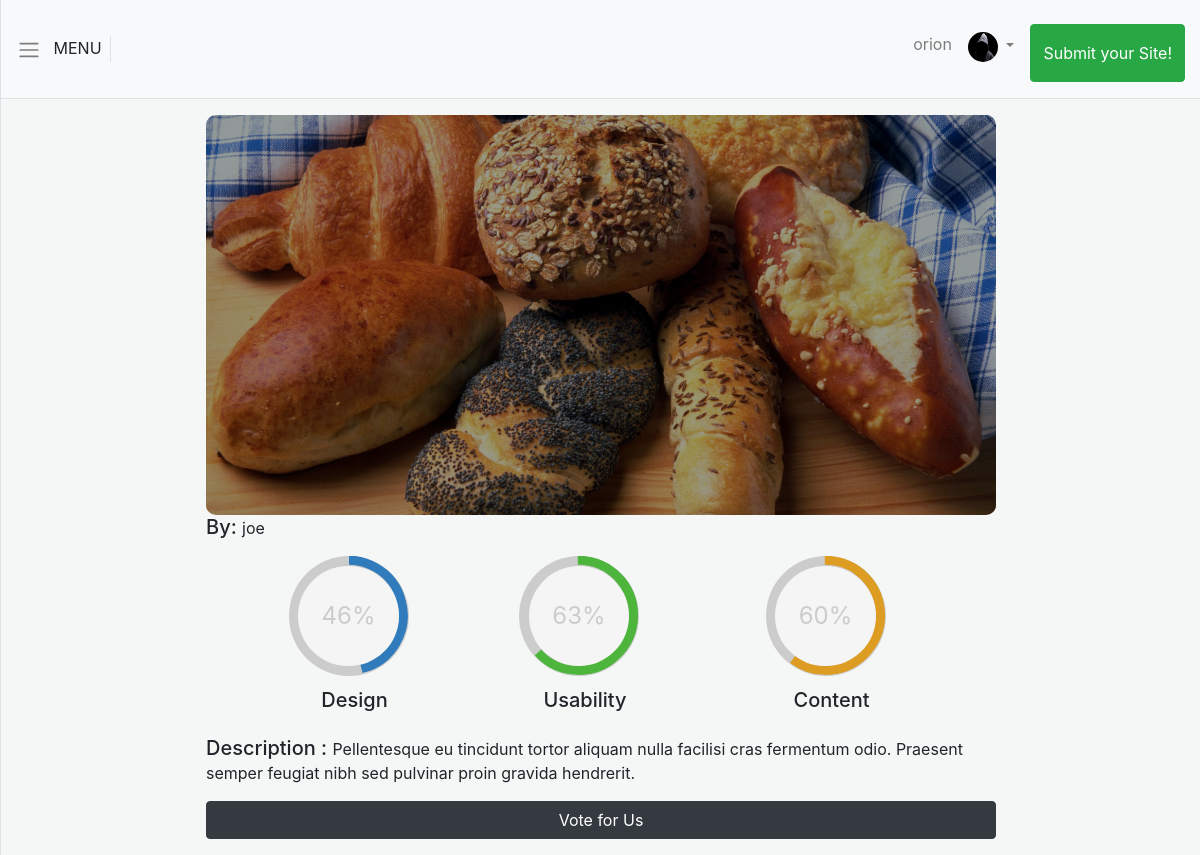
/site/2 (signed in), run on the app's committed database.
### accounts/models.py (models this page shows, shortened)
class CustomUser(AbstractUser):
    avatar = models.ImageField(upload_to='avatars', default='default_avatar.jpg')
    bio = models.CharField(max_length=500, null=True, blank=True)
    telephone = models.CharField(max_length=13, blank=True, null=True)
    def __str__(self):
        return self.username

### sites/models.py (models this page shows, shortened)
class Site(models.Model):
    cover = models.ImageField(upload_to='sites_images')
    title = models.CharField(max_length=100)
    description = models.TextField()
    tags = models.ManyToManyField(Tag)
    author = models.ForeignKey(get_user_model(), on_delete=models.CASCADE, related_name='sites')
    created_at = models.DateTimeField(auto_now_add=True, blank=True, null=True)
    link = models.URLField(blank=True, null=True)

### sites/views.py (the view)
# urls.py: path('site/<int:pk>', SiteDetailView.as_view(), name='site'),
class SiteDetailView(DetailView):
    model = Site
    template_name= 'site.html'
    def get_context_data(self, **kwargs):
        context = super().get_context_data(**kwargs)
        site = Site.objects.get(id=self.object.id)
        count = len(site.rating.all())
        if count > 0:
            content = (site.rating.all().aggregate(Sum('content')).get('content__sum'))/count * 10
            design = (site.rating.all().aggregate(Sum('design')).get('design__sum'))/count *10
            usability = (site.rating.all().aggregate(Sum('usability')).get('usability__sum'))/count *10
            context["content"] = int(content)
            context["design"] = int(design)
            context["usability"] = int(usability)
        else:
            context["content"] = 0
            context["design"] = 0
            context["usability"] = 0
        return context

### templates/site.html (shortened to what this page needs)
{% extends 'base.html'%}
{% block content %}
<div class="site_page">
    <div class="row">
        <div class="col-md-8 mx-auto my-3">
            <div class="site_jumbo" style="background-image: url({{object.cover.url}});">
                <div class="h-100 w-100 jumbo_opacity">
                </div>
            </div>
            <p><span class="h5">By: </span> {{object.author}}</p>
            <div id="ratings" class="my-3">
                <div id="design">
                    <div class="c100 p{{design}}">
                        <span>{{design}}%</span>
                    </div>
                    <h5 class="text-center">Design</h5>
                </div>
                <div id="usability" class="mx-3">
                    <div class="c100 p{{usability}} green">
                        <span>{{usability}}%</span>
                    </div>
                    <h5 class="text-center">Usability</h5>
                </div>
                <div id="content" class="mx-3">
                    <div class="c100 p{{content}} orange">
                        <span>{{content}}%</span>
                    </div>
                    <h5 class="text-center">Content</h5>
                </div>
            </div>
            <div>
                <p><span class="h5">Description : </span>{{object.description}}</p>
            </div>
            <button type="button" class="btn btn-dark btn-block" data-toggle="modal" data-target="#exampleModalCenter">
                Vote for Us
            </button>
        </div>
    </div>
</div>
{% endblock content %}

### templates/navbar.html (shortened to what this page needs)
<nav class="navbar navbar-expand-lg navbar-light bg-light border-bottom p-3 my_navbar">
    <div style="cursor: pointer; height: 100%;" id='menu-toggle' class="border-right">
        <span class="navbar-toggler-icon"></span>
        <span class="px-2">MENU</span>
    </div>
    <div class="collapse navbar-collapse" id="navbarSupportedContent">
        <ul class="navbar-nav ml-auto mt-2">
            {% if user.is_authenticated%}
            <li class="nav-item">
                <a class="nav-link" href="{%url 'profile' user.id%}">{{user.username}}</a>
            </li>
            <li class="nav-item dropdown">
                <a class="nav-link dropdown-toggle" href="#" id="navbarDropdown" role="button" data-toggle="dropdown"
                    aria-haspopup="true" aria-expanded="false">
                    <img src="{{user.avatar.url}}" alt="user.username" class="navbar_avatar">
                </a>
            </li>
            <li>
                <a class="btn btn-success btn-large h-100 py-3 ml-2" href="{% url 'add_site' %}">Submit your Site!</a>
            </li>
            {% else %}
            <li class="nav-item">
                <a class="nav-link" href="{% url 'login' %}">REGISTER/LOGIN</a>
            </li>
            {% endif %}
        </ul>
    </div>
</nav>

### static/css/simple-sidebar.css (style rules this page uses)
body { overflow-x: hidden; }

### static/css/circle.css (style rules this page uses)
.c100 { position: relative; font-size: 120px; width: 1em; height: 1em; border-radius: 50%; float: left; margin: 0 0.1em 0.1em 0; background-color: #cccccc; }
.c100 *, .c100 *:before, .c100 *:after { -webkit-box-sizing: content-box; -moz-box-sizing: content-box; box-sizing: content-box; }
.c100 > span { position: absolute; width: 100%; z-index: 1; left: 0; top: 0; width: 5em; line-height: 5em; font-size: 0.2em; color: #cccccc; display: block; text-align: center; white-space: nowrap; -webkit-transition-property: all; -moz-transition-property: all; -o-transition-property: all; transition-property: all; -webkit-transition-duration: 0.2s; -moz-transition-duration: 0.2s; -o-transition-duration: 0.2s; transition-duration: 0.2s; -webkit-transition-timing-function: ease-out; -moz-transition-timing-function: ease-out; -o-transition-timing-function: ease-out; transition-timing-function: ease-out; }
.c100:after { position: absolute; top: 0.08em; left: 0.08em; display: block; content: " "; border-radius: 50%; background-color: #f5f5f5; width: 0.84em; height: 0.84em; -webkit-transition-property: all; -moz-transition-property: all; -o-transition-property: all; transition-property: all; -webkit-transition-duration: 0.2s; -moz-transition-duration: 0.2s; -o-transition-duration: 0.2s; transition-duration: 0.2s; -webkit-transition-timing-function: ease-in; -moz-transition-timing-function: ease-in; -o-transition-timing-function: ease-in; transition-timing-function: ease-in; }

### static/css/main.css (style rules this page uses)
.navbar_avatar { width:30px; height:30px; border-radius: 50%; }
.site_jumbo { height:50vh; border-radius:10px ; background-repeat: no-repeat; background-size: cover; background-position: center; }
.jumbo_opacity { background-color:black ; opacity: .4; border-radius:10px ; position: relative; }
.site_page { background-color:#F4F7F6; }
#ratings { width:100%; display:flex; flex-direction: row; justify-content: space-evenly; }

### data on the page
CustomUser: username "orion", avatar (placeholder picture)
Site: cover (picture), author "joe", description "Pellentesque eu tincidunt tortor aliquam nulla facilisi cras fermentum odio. Praesent semper feugiat nibh sed pulvinar proin gravida hendrerit."

### other printed values
{{ design }} "46"
{{ usability }} "63"
{{ content }} "60"
